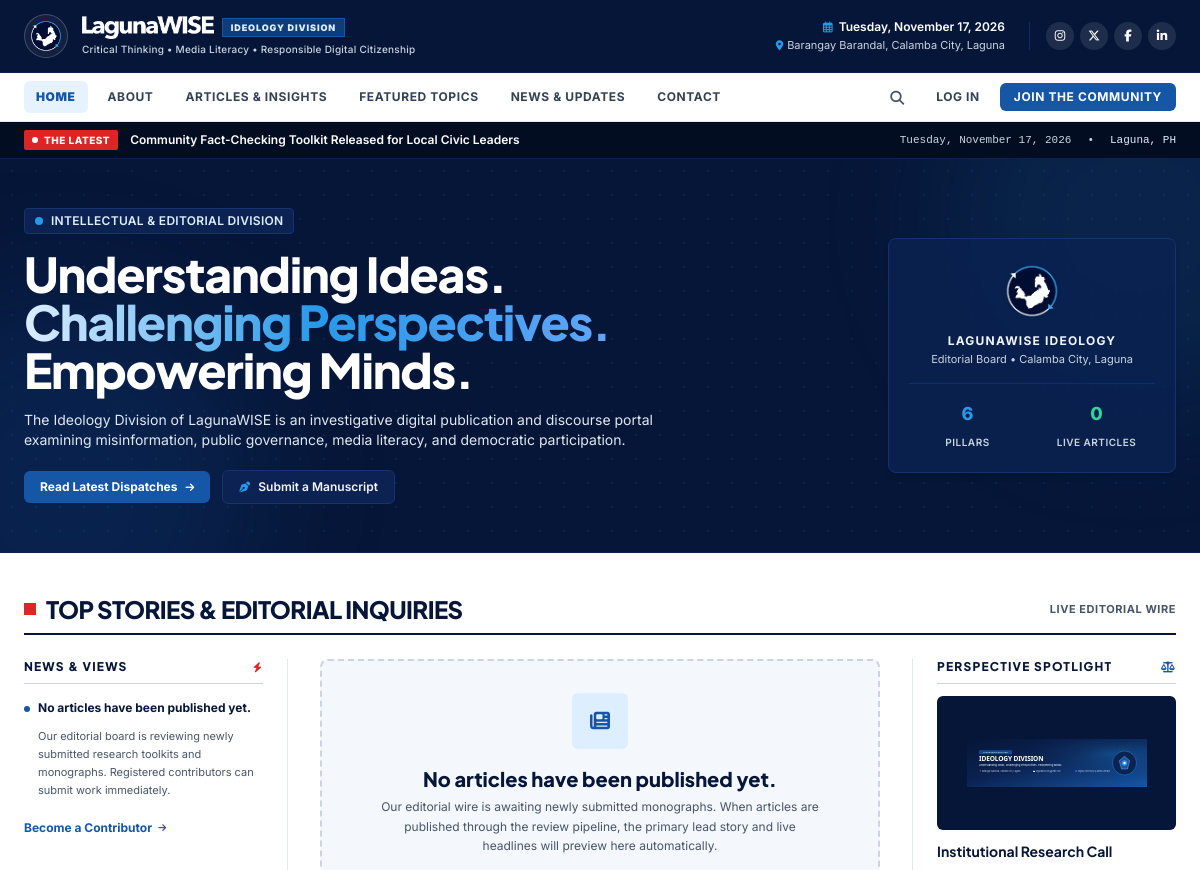
The app's page / (upper part), older data.
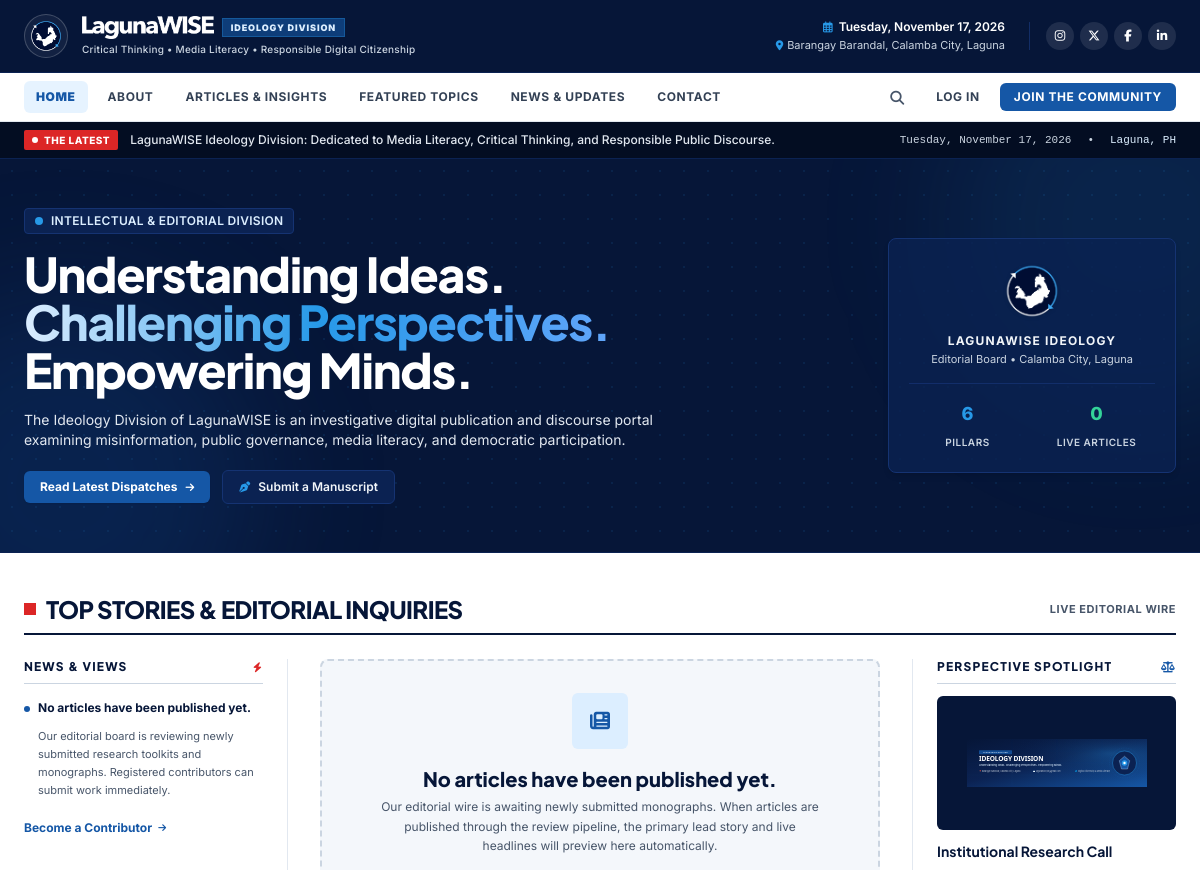
The same page, newer data.
### tables this page shows
CREATE TABLE `announcements` (
    `id` INT UNSIGNED AUTO_INCREMENT PRIMARY KEY,
    `title` VARCHAR(255) NOT NULL,
    `slug` VARCHAR(255) NOT NULL UNIQUE,
    `summary` TEXT NOT NULL,
    `content` TEXT NOT NULL,
    `badge_type` ENUM('announcement', 'campaign', 'activity', 'initiative', 'publication') NOT NULL DEFAULT 'announcement',
    `is_published` TINYINT(1) NOT NULL DEFAULT 1,
    `published_at` DATETIME NULL,
    `created_at` TIMESTAMP DEFAULT CURRENT_TIMESTAMP,
    INDEX `idx_announcements_published` (`is_published`, `published_at`)
);

### includes/functions.php (called while the page is built, shortened)
<?php
function e(?string $string): string {
    return htmlspecialchars((string)($string ?? ''), ENT_QUOTES, 'UTF-8');
}
function url(string $path = ''): string {
    $base = APP_BASE_URL;
    $path = '/' . ltrim($path, '/');
    return ($base === '' ? '' : $base) . $path;
}

### index.php (the view, shortened to what the changed rows need)
<?php
$db = Database::getConnection();
$newsStmt = $db->query("
    SELECT *
    FROM announcements
    WHERE is_published = 1
    ORDER BY published_at DESC
    LIMIT 4
");
$latestNews = $newsStmt->fetchAll();
require_once __DIR__ . '/includes/header.php';
?>
<div class="bg-navy-950 border-b border-navy-800 text-white text-xs" style="background-color: #030D22;">
    <div class="max-w-7xl mx-auto px-4 sm:px-6 py-2 flex flex-col sm:flex-row sm:items-center justify-between gap-2">
        <div class="flex items-center gap-3 overflow-hidden">
            <p class="truncate text-slate-200 font-medium text-[11px] sm:text-xs">
                <?php if (!empty($latestNews)): ?>
                    <a href="<?= url('pages/news.php') ?>" class="hover:text-lwblue-light transition font-semibold text-white">
                        <?= e($latestNews[0]['title']) ?>
                    </a>
                <?php else: ?>
                    <span>LagunaWISE Ideology Division: Dedicated to Media Literacy, Critical Thinking, and Responsible Public Discourse.</span>
                <?php endif; ?>
            </p>
        </div>
    </div>
</div>
<section class="relative bg-navy-900 text-white overflow-hidden border-b border-navy-800" style="background-color: #061638;">
    <div class="max-w-7xl mx-auto px-4 sm:px-6 py-10 lg:py-12 relative z-10 animate-fade-in">
        <div class="flex flex-col lg:flex-row items-center justify-between gap-8">
            <div class="space-y-4 max-w-2xl text-center lg:text-left">
                <h1 class="text-3xl sm:text-4xl lg:text-5xl font-extrabold tracking-tight text-white leading-tight font-heading">
                    Understanding Ideas. <br class="hidden sm:inline">
                    <span class="text-transparent bg-clip-text bg-gradient-to-r from-lwblue-ice via-lwblue-light to-blue-400">Challenging Perspectives.</span> <br class="hidden sm:inline">
                    Empowering Minds.
                </h1>
            </div>
        </div>
    </div>
</section>
<section class="py-10 bg-white border-b border-slate-200">
    <div class="max-w-7xl mx-auto px-4 sm:px-6">
        <div class="border-b-2 border-navy-900 pb-2 mb-6 flex items-center justify-between">
            <div class="flex items-center gap-2.5">
                <h2 class="text-xl sm:text-2xl font-black uppercase tracking-tight text-navy-900 font-heading">
                    Top Stories &amp; Editorial Inquiries
                </h2>
            </div>
        </div>
    </div>
</section>
<?php require_once __DIR__ . '/includes/footer.php'; ?>

Row changes from the older to the newer data that the page shows:
removed announcements: title "Community Fact-Checking Toolkit Released for Local Civic Leaders"
Text that changed along with them:
text now shown: "LagunaWISE Ideology Division: Dedicated to Media Literacy, Critical Thinking, and Responsible Public Discourse."
